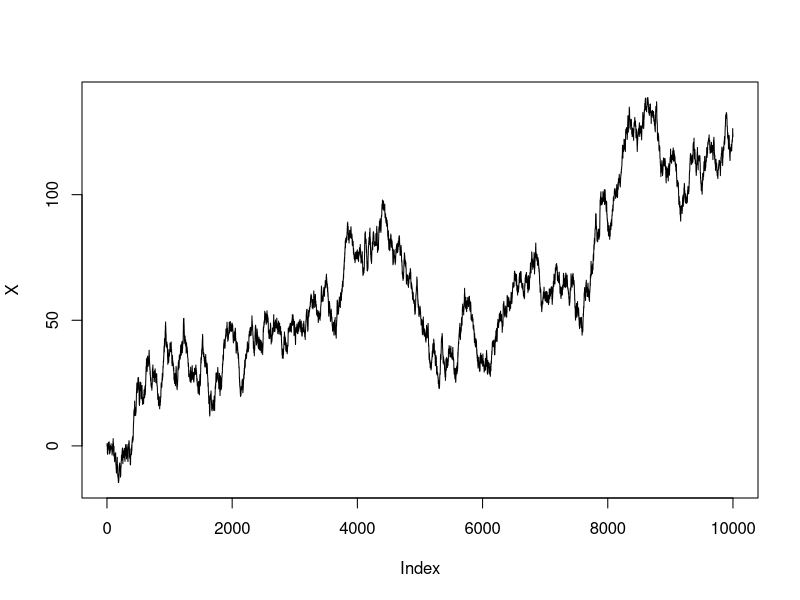
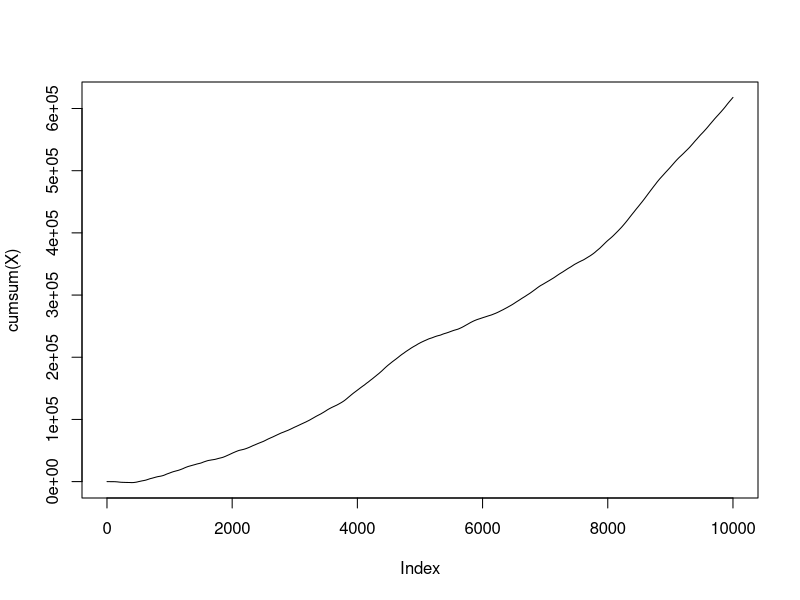
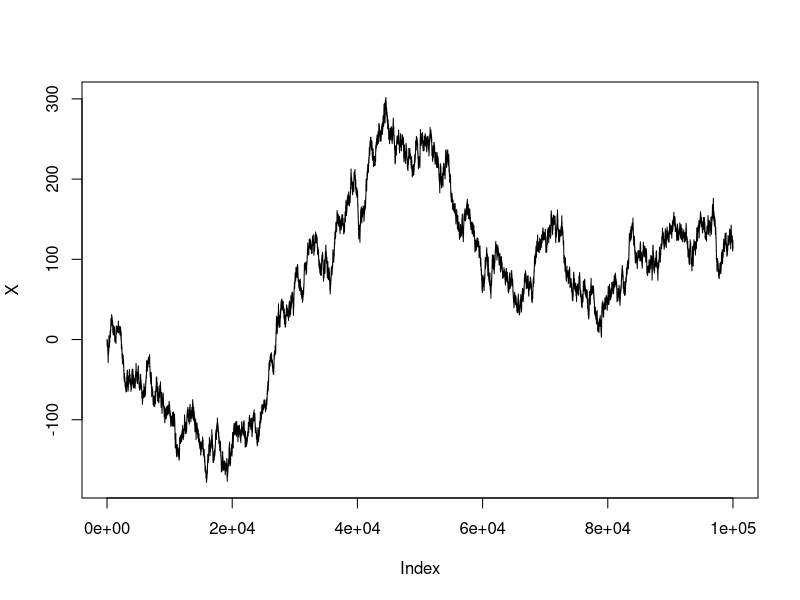
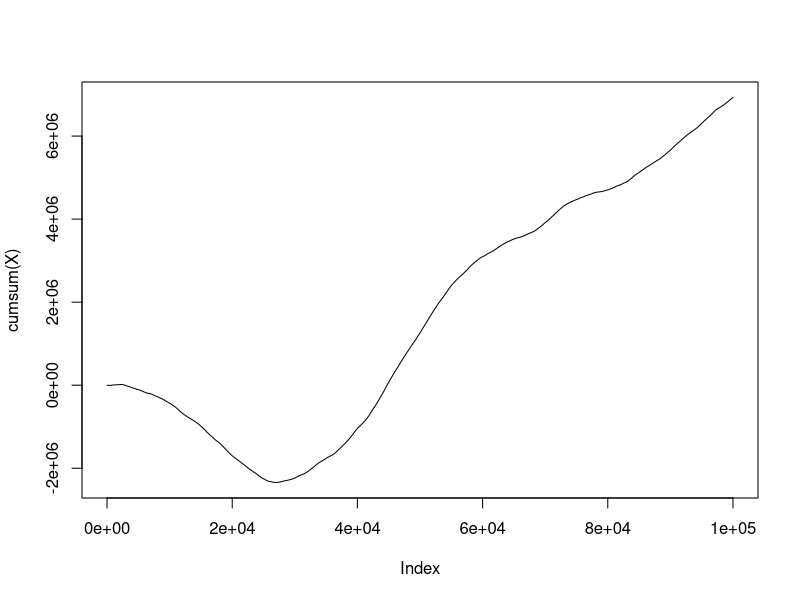
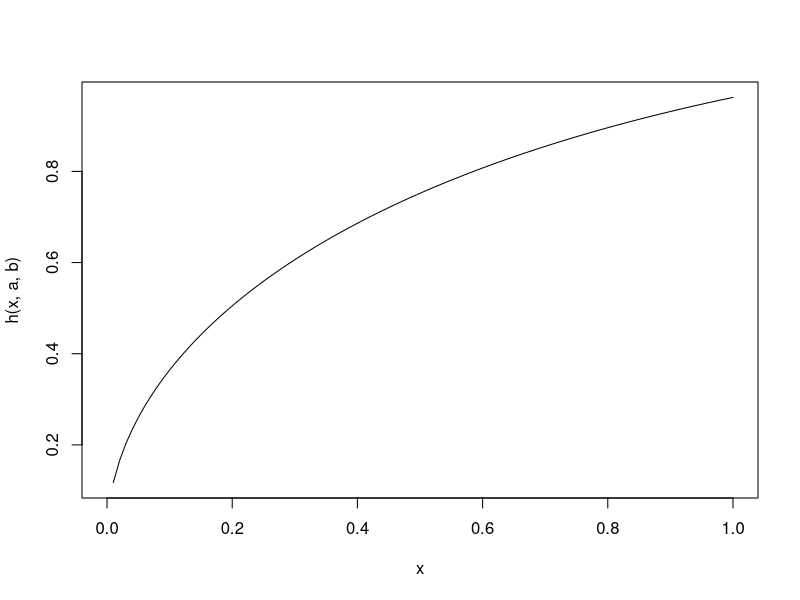

Write R code to recreate these figures, in order. (Note: this script raises an error after producing the figures.)
## ---- chunk 1
knitr::opts_chunk$set(echo = TRUE)
## ---- chunk 2
### for t = 10^4
X <- vector()
t <- 10^4
X[1] = 0
for(i in 2:t){
  X[i] <- X[i-1] + rnorm(1,0,1)
}

plot(X,type="l")
## ---- chunk 3
#Helps to see whether randomwalk is converging
plot(cumsum(X),type="l")

# A stationary probability distribution exists by construction
# for those chains; that is, there exists a probability
# distribution f such that if X(t) ∼ f , then X(t + 1) ∼ f
## ---- chunk 4
#Analyzing the last values of X we can determine whether stationary probability
#exists for random walk

tail(X)

#By looking at the last values of X we can determine that 
#random walk is not a stationary distribution

# In a limiting distribution X(t) is f for almost any initial value X(0)
# But in our current randomwalk simulation
# we reach different X(t) value with the same initial value X(0)


#By looking at the last values of X(t) we can determine that
#random walk is not a limiting distribution

## ---- chunk 5
### for t = 10^6
X <- vector()
t <- 10^5
X[1] = 0
for(i in 2:t){
  X[i] <- X[i-1] + rnorm(1,0,1)
}

plot(X,type="l")
## ---- chunk 6
#Helps to see whether randomwalk is converging
plot(cumsum(X),type="l")

# A stationary probability distribution exists by construction
# for those chains; that is, there exists a probability
# distribution f such that if X(t) ∼ f , then X(t + 1) ∼ f
## ---- chunk 7
#Analyzing the last values of X we can determine whether stationary probability
#exists for random walk

tail(X)

#By looking at the last values of X we can determine that 
#random walk is not a stationary distribution

# In a limiting distribution X(t) is f for almost any initial value X(0)
# But in our current randomwalk simulation
# we reach different X(t) value with the same initial value X(0)


#By looking at the last values of X(t) we can determine that
#random walk is not a limiting distribution

## ---- chunk 8
h <- function(x,a,b)
{
  dgamma(x,a,b) / dgamma(x,floor(a),floor(a)/a) 
}

x <- seq(0,1,by=0.01)
a = 2.5
b = 1
plot(x,h(x,a,b),type = "l")
## ---- chunk 9
f <- function(x)
{
  dgamma(x,a,b) / dgamma(x,floor(a),floor(a)/a) 
}

sim <- optimize(h(x,2.5,1), interval = c(0,1) , maximum = TRUE)
sim.obj <- sim$objective
M <- 0.96
#M <- 1/sim.obj
N <- 90000
u <- runif(N,min = 0, max = M)
y <- rgamma(N,a,b)
x <- y[u < h(y,a,b)]
hist(x,breaks = 40, prob = T)

## ---- chunk 10
#Acceptance rate for with b = floor(a)/a
length(x)/N
## ---- chunk 11
h <- function(x,a,b)
{
  dgamma(x,a,b) / dgamma(x,floor(a),floor(b)) 
}

x <- seq(0,1,by=0.01)
a = 2.5
b = 1
plot(x,h(x,a,b),type = "l")
## ---- chunk 12
f <- function(x)
{
  dgamma(x,a,b) / dgamma(x,floor(a),floor(b)) 
}

sim <- optimize(h(x,2.5,1), interval = c(0,1) , maximum = TRUE)
sim.obj <- sim$objective
M <- 0.96
#M <- 1/sim.obj
N <- 90000
u <- runif(N,min = 0, max = M)
y <- rgamma(N,a,b)
x <- y[u < h(y,a,b)]
hist(x,breaks = 40, prob = T)
## ---- chunk 13
#Acceptance rate for b != floor(a)/a
length(x)/N
## ---- chunk 14
h <- function(x,a,b)
{
  dgamma(x,a,b) / dgamma(x,floor(a),floor(a)/a) 
}

x <- seq(0,1,by=0.01)
a = 2.5
b = 3.6
plot(x,h(x,a,b),type = "l")
## ---- chunk 15
f <- function(x)
{
  dgamma(x,a,b) / dgamma(x,floor(a),floor(a)/a) 
}

sim <- optimize(h(x,2.5,3.6), interval = c(0,1) , maximum = TRUE)
sim.obj <- sim$objective
M <- 0.56
#M <- 1/sim.obj
N <- 90000
u <- runif(N,min = 0, max = M)
y <- rgamma(N,a,b)
x <- y[u < h(y,a,b)]
hist(x,breaks = 40, prob = T)
## ---- chunk 16
#Acceptance rate for with b = floor(a)/a when Beta not equal to 1
length(x)/N
## ---- chunk 17
h <- function(x,a,b)
{
  dgamma(x,a,b) / dgamma(x,floor(a),floor(b)) 
}

x <- seq(0,1,by=0.01)
a = 2.5
b = 3.6
plot(x,h(x,a,b),type = "l")
## ---- chunk 18
f <- function(x)
{
  dgamma(x,a,b) / dgamma(x,floor(a),floor(b)) 
}

sim <- optimize(h(x,2.5,3.6), interval = c(0,1) , maximum = TRUE)
sim.obj <- sim$objective
M <- 1.13
#M <- 1/sim.obj
N <- 90000
u <- runif(N,min = 0, max = M)
y <- rgamma(N,a,b)
x <- y[u < h(y,a,b)]
hist(x,breaks = 40, prob = T)
c <- seq(0,3,0.01)
lines(c,dgamma(c,a,b),type = "l")
## ---- chunk 19
#Acceptance rate for b != floor(a)/a
length(x)/N
## ---- chunk 20
h <- function(x,a,b)
{
  dgamma(x,a,b) / dgamma(x,floor(a),floor(a)/a) 
}


x <- seq(0,1,by=0.01)
a = 4.85
b = 1
plot(x,h(x,a,b),type = "l")
## ---- chunk 21
f <- function(x)
{
  dgamma(x,a,b) / dgamma(x,floor(a),floor(a)/a) 
}

sim <- optimize(h(x,4.85,1), interval = c(0,1) , maximum = TRUE)
sim.obj <- sim$objective
M <- 0.56
N <- 5000
u <- runif(N,min = 0, max = M)
y <- rgamma(N,4.85,1)
#x <- y[u < h(y,4.85,1)]
x <- y[u < rgamma(y,4.85,1)]
hist(x,breaks = 40, prob = T)
c <- seq(0,15,by = 0.01)
lines(c,dgamma(c,4.85,1),type = "l")
## ---- chunk 22
length(x)/N
mean(x)
var(x)
## ---- chunk 23
pacf(x)
## ---- chunk 24
acf(x)
## ---- chunk 25
N <- 5000
X<-rep(0,N)
X[1]<-rgamma(1,4.85,1)
for (i in 2:5000){
  Y<-rgamma(1,4,4/4.85)
  rho=(dgamma(X[i-1],4,4/4.85)*dgamma(Y,4.85,1))/(dgamma(Y,4,4/4.85)*dgamma(X[i-1],4.85,1))
  X[i]=X[i-1]+(Y-X[i-1])*(runif(1)<rho)
}

length(unique(X))/N
mean(X)
var(X)
## ---- chunk 26
plot(X,type = "l")
## ---- chunk 27
x<-seq(0,15, by=.01)
y<-dgamma(x,4.85,4/4.85)
hist(X,breaks = 40, prob = T)
lines(x,y, type = "l")
## ---- chunk 28
pacf(X)
## ---- chunk 29
acf(X)
## ---- chunk 30
N= 5000
X=rep(rnorm(1,0,1), N)
n = 4
for(i in 2:N){
  Y=rnorm(1, 0, 1) 
  rho=(dt(Y,df=n)/dt(X[i-1], df= n))*(dnorm(Y, 0,1)/dnorm(X[i-1],0,1))
  X[i]=X[i-1] + (Y-X[i-1])*(runif(1)<rho) 
}

plot(X,type = "l") 
## ---- chunk 31
hist(X,breaks = 40, probability = TRUE) 
x<-seq(-3,3, by=.01)
y<-dt(x,df=4)
lines(x,y)
## ---- chunk 32
mean(X)
#Mean of t-distibution is 0, oTherwise undefined. When calculating mean of all X, or accepted values 
#with candidate density N(0,1) for a target t-distribution with df = 4 mean is 0.007
## ---- chunk 33
N= 5000
X=rep(rt(1,2), N)
n = 4
for(i in 2:N){
  Y=rt(1,2) 
  rho=(dt(Y,df=n)/dt(X[i-1], df= n))*(dt(Y,2)/dt(X[i-1],2))
  X[i]=X[i-1] + (Y-X[i-1])*(runif(1)<rho)
}

plot(X,type = "l")
## ---- chunk 34

hist(X,breaks = 40, probability = TRUE, xlim = c(-4,4))
x<-seq(-3,3, by=.01)
y<-dt(x,df=4)
lines(x,y)
## ---- chunk 35
mean(X)
#Mean of t-distibution is 0, otherwise undefined. When calculating mean of all X, or accepted values 
#with candidate denstity t and df = 2 for target t distribution and df = 4 mean is 0.117
